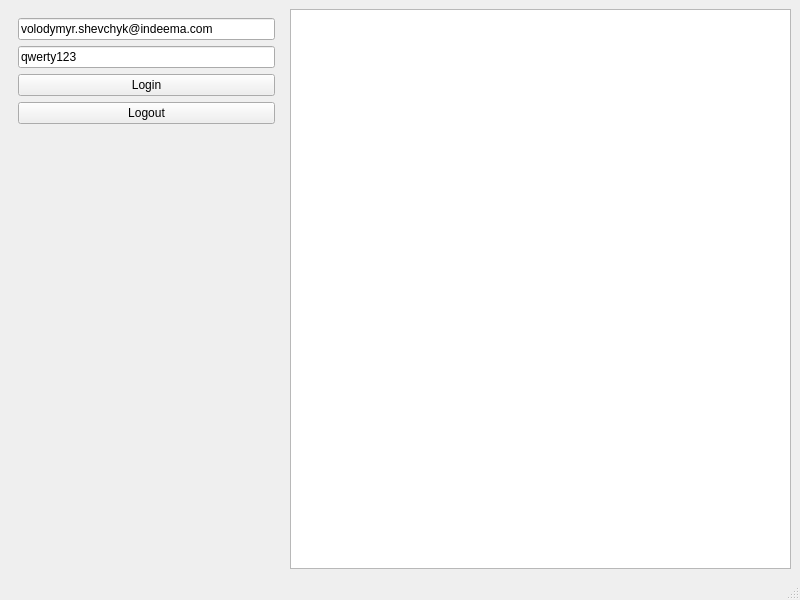
<?xml version="1.0" encoding="UTF-8"?>
<ui version="4.0">
 <class>MainWindow</class>
 <widget class="QMainWindow" name="MainWindow">
  <property name="geometry">
   <rect>
    <x>0</x>
    <y>0</y>
    <width>800</width>
    <height>600</height>
   </rect>
  </property>
  <property name="windowTitle">
   <string>MainWindow</string>
  </property>
  <widget class="QWidget" name="centralwidget">
   <layout class="QGridLayout" name="gridLayout">
    <item row="0" column="0">
     <widget class="QWidget" name="widget" native="true">
      <property name="maximumSize">
       <size>
        <width>275</width>
        <height>16777215</height>
       </size>
      </property>
      <layout class="QVBoxLayout" name="verticalLayout">
       <item>
        <widget class="QLineEdit" name="lineEmail">
         <property name="toolTip">
          <string>&lt;html&gt;&lt;head/&gt;&lt;body&gt;&lt;p&gt;email&lt;/p&gt;&lt;/body&gt;&lt;/html&gt;</string>
         </property>
         <property name="text">
          <string>volodymyr.shevchyk@indeema.com</string>
         </property>
         <property name="placeholderText">
          <string>email</string>
         </property>
        </widget>
       </item>
       <item>
        <widget class="QLineEdit" name="linePassword">
         <property name="toolTip">
          <string>&lt;html&gt;&lt;head/&gt;&lt;body&gt;&lt;p&gt;password&lt;/p&gt;&lt;p&gt;&lt;br/&gt;&lt;/p&gt;&lt;/body&gt;&lt;/html&gt;</string>
         </property>
         <property name="text">
          <string>qwerty123</string>
         </property>
         <property name="placeholderText">
          <string>password</string>
         </property>
        </widget>
       </item>
       <item>
        <widget class="QPushButton" name="loginButton">
         <property name="text">
          <string>Login</string>
         </property>
        </widget>
       </item>
       <item>
        <widget class="QPushButton" name="logoutButton">
         <property name="text">
          <string>Logout</string>
         </property>
        </widget>
       </item>
       <item>
        <widget class="QLabel" name="labelWarning">
         <property name="styleSheet">
          <string notr="true">color:red;</string>
         </property>
         <property name="text">
          <string/>
         </property>
         <property name="wordWrap">
          <bool>true</bool>
         </property>
        </widget>
       </item>
       <item>
        <spacer name="verticalSpacer">
         <property name="orientation">
          <enum>Qt::Vertical</enum>
         </property>
         <property name="sizeHint" stdset="0">
          <size>
           <width>20</width>
           <height>40</height>
          </size>
         </property>
        </spacer>
       </item>
      </layout>
     </widget>
    </item>
    <item row="0" column="1">
     <widget class="QTableView" name="tableView"/>
    </item>
   </layout>
  </widget>
  <widget class="QMenuBar" name="menubar">
   <property name="geometry">
    <rect>
     <x>0</x>
     <y>0</y>
     <width>800</width>
     <height>22</height>
    </rect>
   </property>
  </widget>
  <widget class="QStatusBar" name="statusbar"/>
 </widget>
 <resources/>
 <connections/>
</ui>
